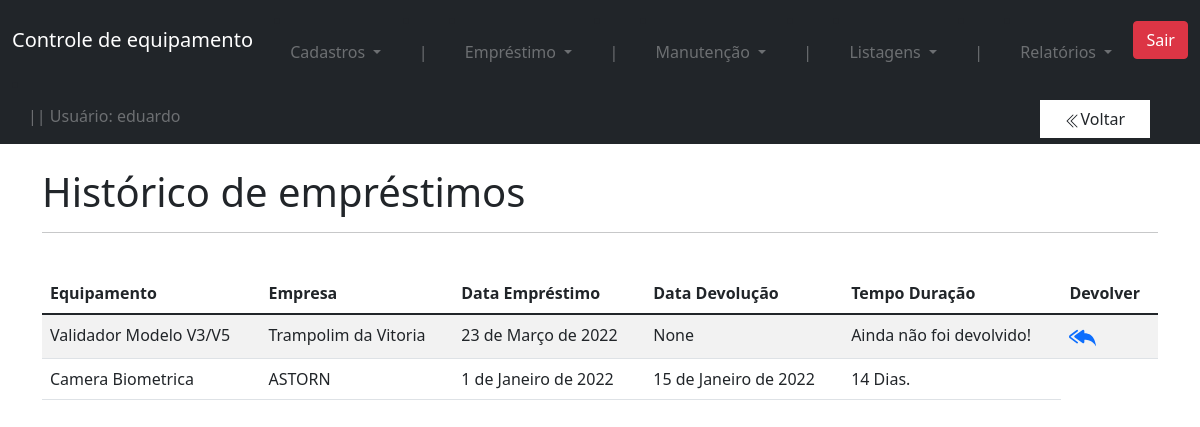
Before: /equipamento/historico_equipamento (signed in) with the older database file.
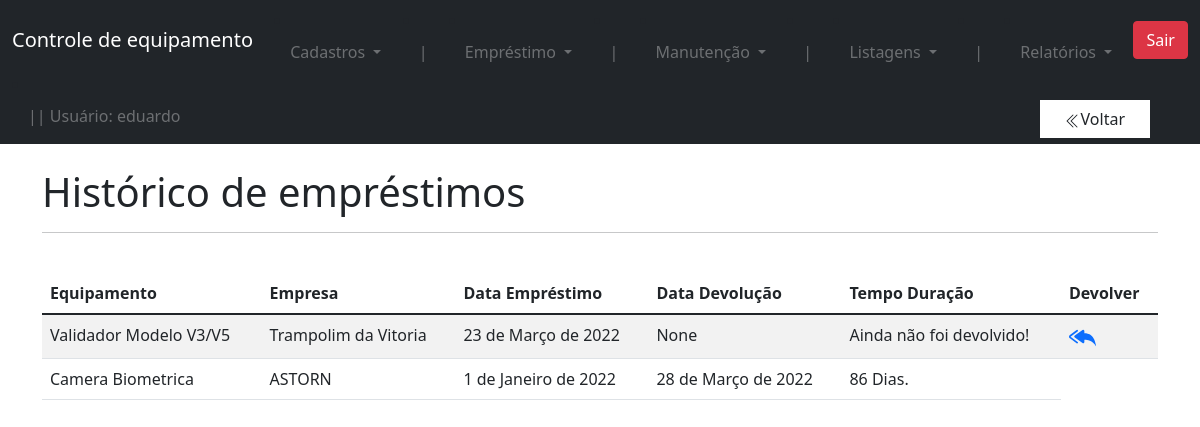
After: the same page with the newer database file.
### equipamento/models.py (models this page shows, shortened)
class Emprestimos(models.Model):
    empresa_responsavel = models.ForeignKey(Empresa, on_delete=models.DO_NOTHING)
    empresa_anonima = models.CharField(max_length=30, blank=True, null=True)
    data_emprestimo = models.DateField(blank=True, null=True)
    data_devolucao = models.DateField(blank=True, null=True)
    equipamentos = models.ForeignKey(Equipamentos, on_delete=models.DO_NOTHING)
    defeito = models.TextField()
    diagnostico = models.TextField()
    categoria = models.ForeignKey(Categoria, on_delete=models.DO_NOTHING)
    tecnico_responsavel = models.ForeignKey(settings.AUTH_USER_MODEL, on_delete=models.DO_NOTHING, blank=True, null=True)

class Equipamentos(models.Model):
    nome = models.CharField(max_length=60)
    imagem = models.ImageField(upload_to='foto_equipamento', null=True, blank=True)
    serial = models.CharField(max_length=30)
    empresa = models.ForeignKey(Empresa, on_delete=models.DO_NOTHING)
    data_cadastro = models.DateField(default= date.today)
    categoria = models.ForeignKey(Categoria, on_delete=models.DO_NOTHING)
    emprestado = models.BooleanField(default=False)
    class Meta:
        verbose_name = 'Equipamento'
    def __str__(self):
        return self.nome

class Empresa(models.Model):
    nome = models.CharField(max_length=60)
    responsavel = models.CharField(max_length=60)
    email = models.EmailField(max_length=60, blank=True, null=True)
    def __str__(self) -> str:
        return self.nome

### equipamento/views.py (the view)
# urls.py: path('historico_equipamento', views.historico_equipamento, name='historico_equipamento'),
@login_required
def historico_equipamento(request):
    emprestimos = Emprestimos.objects.all()
    return render(request, 'historico_equipamento.html', {'emprestimos': emprestimos})

### equipamento/templatetags/filtros.py (called while the page is built)
@register.filter
def mostra_duracao(value1, value2):
    if all((isinstance(value1, date), isinstance(value2, date))):
        texto = (value1 - value2).days
        if texto == 1:
            return f'{texto} Dia.'
        else:
            return f'{texto} Dias.'
    else:
        return "Ainda não foi devolvido!"

### equipamento/templates/historico_equipamento.html (shortened to what this page needs)
{% extends 'base.html' %}
{% load filtros  %}
{% load static  %}
{% block conteudo %}
<div class='container'>
    <br>
    <h1 class=''>Histórico de empréstimos</h1>
    <hr>
    <br>
    <table class="table table-striped">
        <thead>
          <tr>
            <th scope="col">Equipamento</th>
            <th scope="col">Empresa</th>
            <th scope="col">Data Empréstimo</th>
            <th scope="col">Data Devolução</th>
            <th scope="col">Tempo Duração</th>
            <th scope="col">Devolver</th>
          </tr>
        </thead>
        <tbody>
            {% for i in emprestimos %}
                <tr>
                    <td>{{i.equipamentos}}</td>
                    {% if i.nome_empresa_anonima == None %}
                        <td scope="row">{{i.empresa_responsavel}}</td>
                    {% else %}
                        <td>{{i.nome_empresa_anonima}}</td>
                    {% endif %}
                    <td>{{i.data_emprestimo}}</td>
                    <td>{{i.data_devolucao}}</td>
                    <td>{{i.data_devolucao|mostra_duracao:i.data_emprestimo}}</td>
                    {% if not i.data_devolucao%}
                    <td><a href="{% url 'ver_equipamento' i.id %}">
                    </a>
                    </td>
                    {% endif %}
                </tr>
            {% endfor %}
        </tbody>
      </table>
{% endblock conteudo %}

Changed rows visible on the page:
changed Emprestimos "Camera Biometrica": data_devolucao "15 de Janeiro de 2022" → "28 de Março de 2022"; data_devolucao|mostra_duracao "14 Dias." → "86 Dias."
